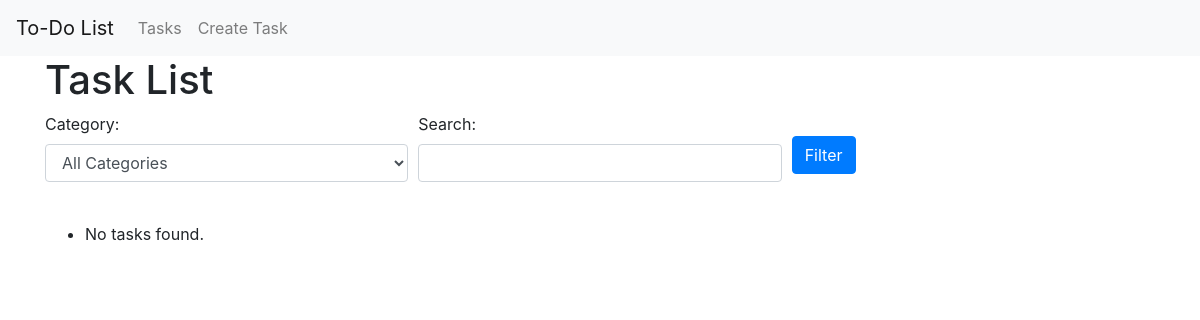
The page /tasks/ on the database as committed earlier.
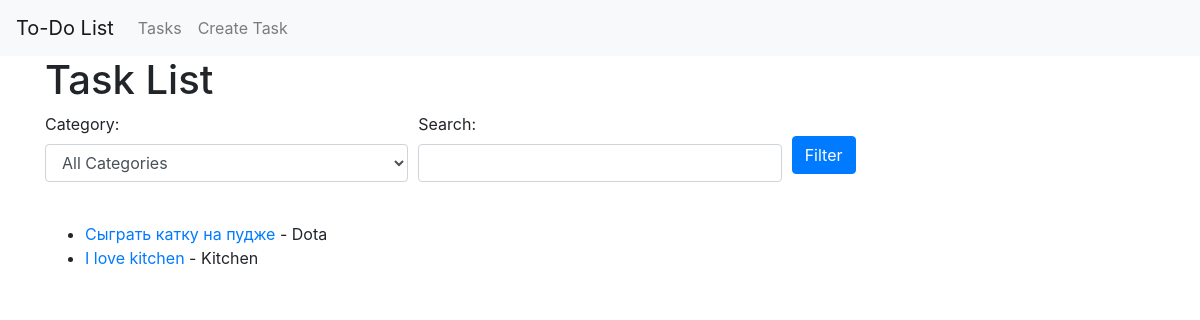
The same page on the database as committed later.
### tasks/models.py (models this page shows, shortened)
class Task(models.Model):
    title = models.CharField(max_length=200)
    description = models.TextField()
    category = models.ForeignKey(Category, on_delete=models.CASCADE, related_name='tasks')

class Category(models.Model):
    name = models.CharField(max_length=100)

### tasks/views.py (the view)
# urls.py: path('', TaskListView.as_view(), name='task_list'),
class TaskListView(ListView):
    model = Task
    template_name = 'task_list.html'
    context_object_name = 'tasks'
    def get_queryset(self):
        queryset = super().get_queryset()
        category_id = self.request.GET.get('category')
        search_query = self.request.GET.get('search')
        if category_id:
            queryset = queryset.filter(category_id=category_id)
        if search_query:
            queryset = queryset.filter(Q(title__icontains=search_query))
        return queryset
    def get_context_data(self, **kwargs):
        context = super().get_context_data(**kwargs)
        context['categories'] = Category.objects.all()
        return context

### templates/task_list.html (shortened to what this page needs)
{% extends 'base.html' %}
{% block content %}
<h1>Task List</h1>
<form method="get" class="mb-4">
    <div class="form-row">
        <div class="form-group col-md-4">
            <label for="category">Category:</label>
            <select id="category" name="category" class="form-control">
                <option value="">All Categories</option>
            </select>
        </div>
        <div class="form-group col-md-4">
            <label for="search">Search:</label>
            <input type="text" id="search" name="search" class="form-control" value="{{ request.GET.search }}">
        </div>
        <div class="form-group col-md-4">
            <button type="submit" class="btn btn-primary mt-4">Filter</button>
        </div>
    </div>
</form>
<ul>
    {% for task in tasks %}
        <li><a href="{% url 'task_detail' task.pk %}">{{ task.title }}</a> - {{ task.category.name }}</li>
    {% empty %}
        <li>No tasks found.</li>
    {% endfor %}
</ul>
{% endblock %}

### templates/base.html (shortened to what this page needs)
<!DOCTYPE html>
<html lang="en">
<head>
    <link rel="stylesheet" href="https://stackpath.bootstrapcdn.com/bootstrap/4.5.2/css/bootstrap.min.css">
</head>
<body>
    <nav class="navbar navbar-expand-lg navbar-light bg-light">
        <a class="navbar-brand" href="{% url 'task_list' %}">To-Do List</a>
        <div class="collapse navbar-collapse">
            <ul class="navbar-nav mr-auto">
                <li class="nav-item">
                    <a class="nav-link" href="{% url 'task_list' %}">Tasks</a>
                </li>
                <li class="nav-item">
                    <a class="nav-link" href="{% url 'task_create' %}">Create Task</a>
                </li>
            </ul>
        </div>
    </nav>
    <div class="container">
        {% block content %}
        {% endblock %}
    </div>
</body>
</html>

Rows that differ between the two databases and show on the page:
added Task: title "Cыграть катку на пудже", category.name "Dota"
added Task: title "I love kitchen", category.name "Kitchen"
Other text that changed with them:
text no longer shown: "No tasks found."
